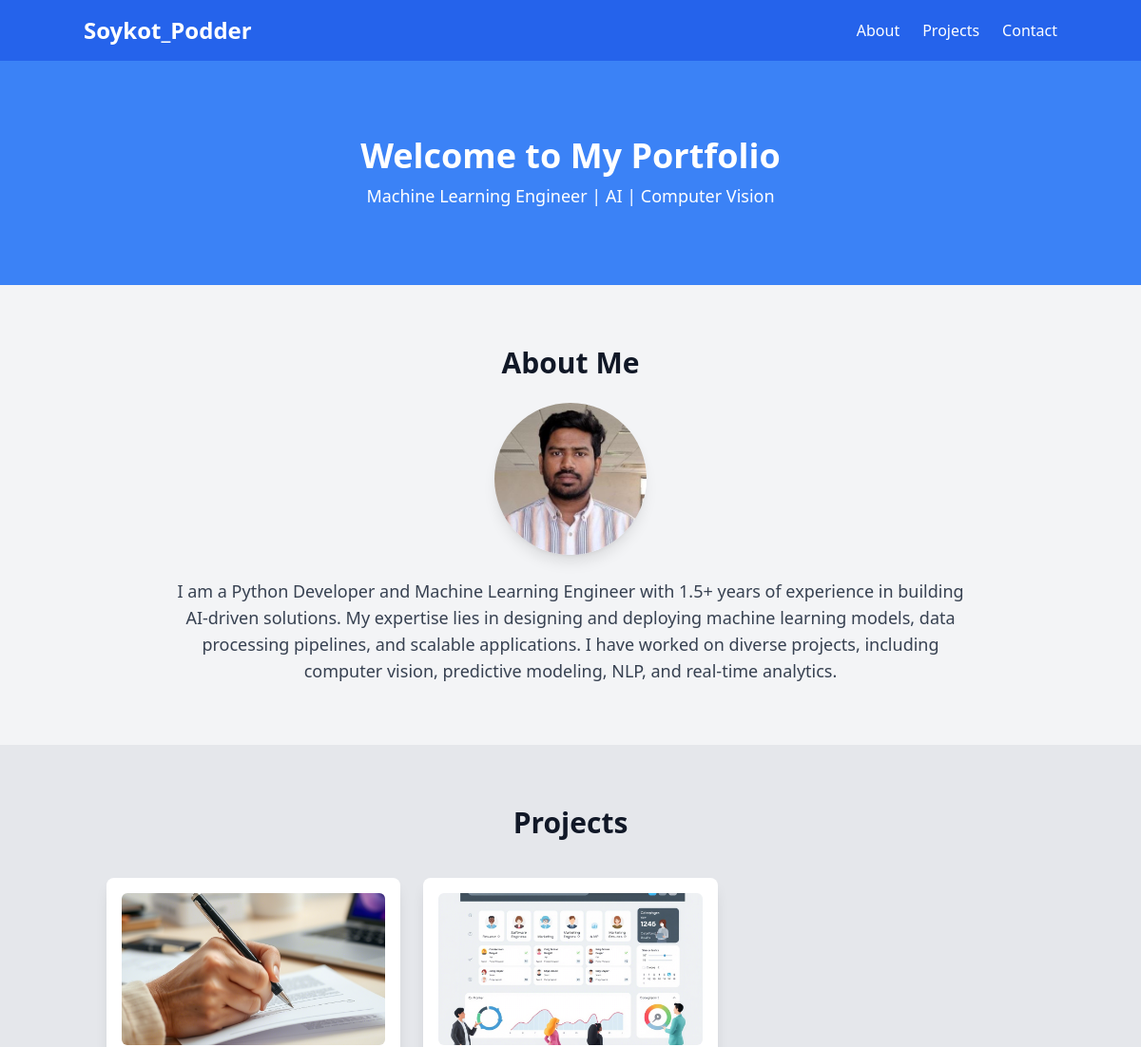
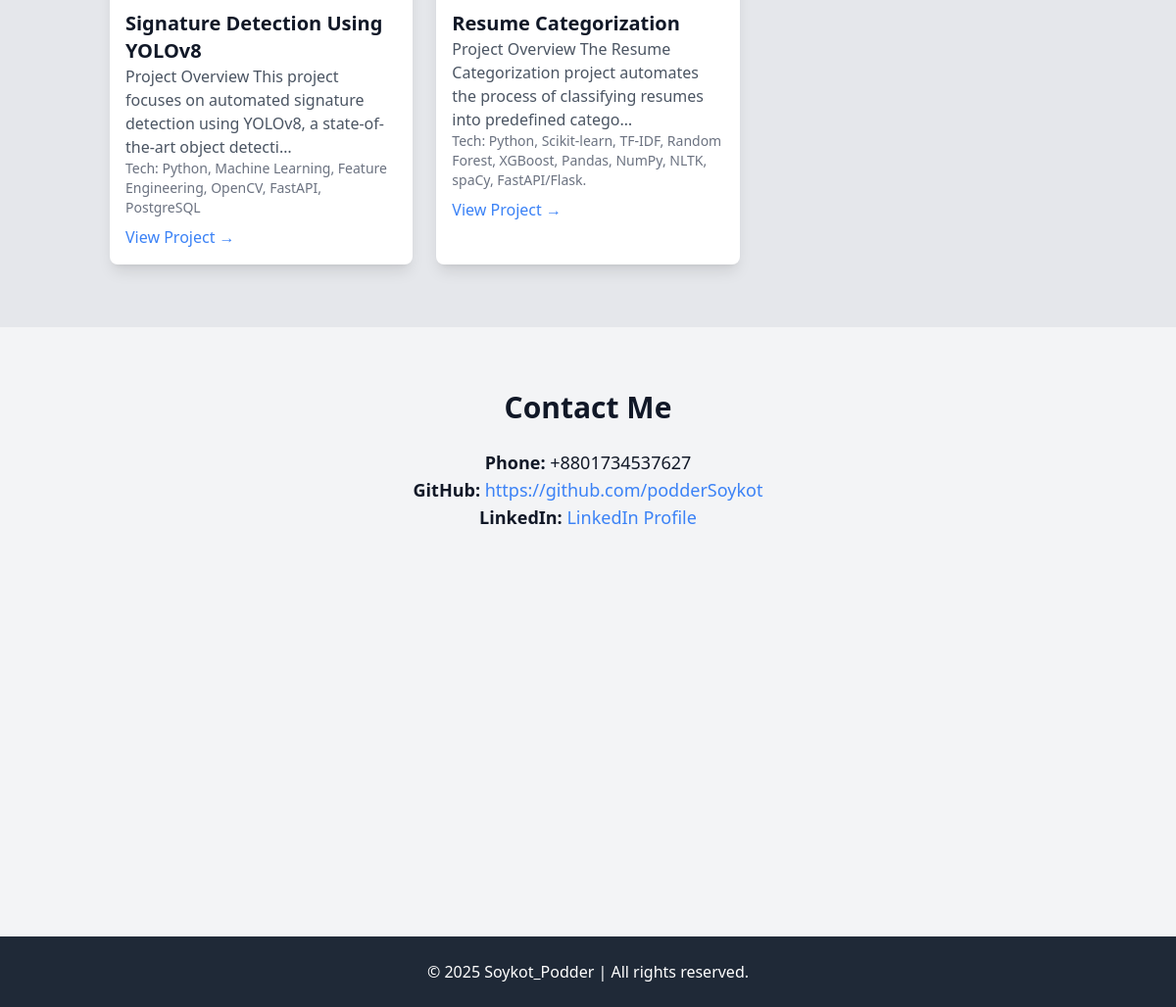
The page / on the database its author committed (2 pictures, top to bottom).
### portfolio/models.py (models this page shows, shortened)
class Portfolio(models.Model):
    user = models.OneToOneField(User, on_delete=models.CASCADE)
    bio = models.TextField()
    profile_picture = models.ImageField(upload_to='profile_pics/', blank=True, null=True)
    github = models.URLField(blank=True, null=True)
    linkedin = models.URLField(blank=True, null=True)

class Project(models.Model):
    portfolio = models.ForeignKey(Portfolio, on_delete=models.CASCADE, related_name='projects')
    title = models.CharField(max_length=255)
    description = models.TextField()
    technologies = models.CharField(max_length=255)
    project_link = models.URLField(blank=True, null=True)
    image = models.ImageField(upload_to='project_images/', blank=True, null=True)

### portfolio/views.py (the view)
# urls.py: path('', portfolio_view, name='portfolio'),
def portfolio_view(request):
    portfolio = Portfolio.objects.first()
    return render(request, 'portfolio.html', {'portfolio': portfolio})

### portfolio/templates/portfolio.html (shortened to what this page needs)
{% load static %}
<!DOCTYPE html>
<html lang="en">
<head>
    <script src="https://cdn.tailwindcss.com"></script>
    <link rel="stylesheet" href="https://unpkg.com/aos@2.3.1/dist/aos.css">
</head>
<body class="bg-gray-100 text-gray-900 dark:bg-gray-900 dark:text-white">
    <nav class="bg-blue-600 text-white p-4 shadow-lg" data-aos="fade-down">
        <div class="container mx-auto flex justify-between items-center">
            <h1 class="text-2xl font-bold">{{ portfolio.user.username }}</h1>
            <ul class="flex space-x-6">
                <li><a href="#about" class="hover:text-gray-300">About</a></li>
                <li><a href="#projects" class="hover:text-gray-300">Projects</a></li>
                <li><a href="#contact" class="hover:text-gray-300">Contact</a></li>
            </ul>
        </div>
    </nav>
    <header class="text-center py-20 bg-blue-500 text-white" data-aos="zoom-in">
        <h2 class="text-4xl font-bold">Welcome to My Portfolio</h2>
        <p class="text-lg mt-2">Machine Learning Engineer | AI | Computer Vision</p>
    </header>
    <section id="about" class="py-16 px-6 max-w-4xl mx-auto text-center" data-aos="fade-up">
        <h2 class="text-3xl font-semibold mb-6">About Me</h2>
        {% if portfolio.profile_picture %}
            <div class="flex justify-center mb-6">
                <img src="{{ portfolio.profile_picture.url }}" alt="Profile Picture" class="w-40 h-40 rounded-full shadow-lg">
            </div>
        {% endif %}
        <p class="text-lg text-gray-700 dark:text-gray-300">
            {{ portfolio.bio }}
        </p>
    </section>
    <section id="projects" class="py-16 bg-gray-200 dark:bg-gray-800" data-aos="fade-up">
        <div class="container mx-auto">
            <h2 class="text-3xl font-semibold text-center mb-10">Projects</h2>
            <div class="grid md:grid-cols-2 lg:grid-cols-3 gap-6 px-6">
                {% for project in portfolio.projects.all %}
                    <div class="bg-white dark:bg-gray-700 p-4 rounded-lg shadow-lg hover:shadow-xl transition duration-300 transform hover:scale-105" data-aos="flip-left">
                        {% if project.image %}
                            <img src="{{ project.image.url }}" alt="{{ project.title }}" class="w-full h-40 object-cover rounded-md">
                        {% endif %}
                        <h3 class="text-xl font-bold mt-3">{{ project.title }}</h3>
                        <p class="text-gray-600 dark:text-gray-300">{{ project.description|truncatechars:120 }}</p>
                        <p class="text-sm text-gray-500 dark:text-gray-400">Tech: {{ project.technologies }}</p>
                        {% if project.project_link %}
                            <a href="{{ project.project_link }}" class="text-blue-500 mt-2 inline-block hover:underline">View Project →</a>
                        {% endif %}
                    </div>
                {% endfor %}
            </div>
        </div>
    </section>
    <section id="contact" class="py-16 px-6 max-w-lg mx-auto text-center" data-aos="fade-up">
        <h2 class="text-3xl font-semibold mb-6">Contact Me</h2>
        <div class="text-lg">
            <p><strong>Phone:</strong> +8801734537627</p>
            {% if portfolio.github %}
                <p><strong>GitHub:</strong> <a href="{{ portfolio.github }}" class="text-blue-500 hover:underline" target="_blank">{{ portfolio.github }}</a></p>
            {% endif %}
            {% if portfolio.linkedin %}
                <p><strong>LinkedIn:</strong> <a href="{{ portfolio.linkedin }}" class="text-blue-500 hover:underline" target="_blank">LinkedIn Profile</a></p>
            {% endif %}
        </div>
        <div class="mt-6 p-6 bg-white dark:bg-gray-800 rounded-lg shadow-lg" data-aos="flip-right">
            <h4 class="text-xl font-semibold mb-4">Send me a Message</h4>
            <form id="emailForm" class="space-y-4">
                <input type="text" id="subject" placeholder="Subject" class="w-full p-2 border rounded-md" required>
                <textarea id="body" rows="4" placeholder="Your message..." class="w-full p-2 border rounded-md" required></textarea>
                <button type="submit" class="w-full bg-blue-500 text-white py-2 rounded-md hover:bg-blue-600 transition duration-300">Send Email</button>
            </form>
        </div>
    </section>
    <footer class="text-center py-6 bg-gray-800 text-white" data-aos="fade-up">
        <p>&copy; 2025 {{ portfolio.user.username }} | All rights reserved.</p>
    </footer>
</body>
</html>

### portfolio/templates/portfolio.html (style rules this page uses)
html { scroll-behavior: smooth; }

### rows shown on the page
Portfolio: user.username "Soykot_Podder", profile_picture (picture), bio "I am a Python Developer and Machine Learning Engineer with 1.5+ years of experience in building AI-driven solutions. My expertise lies in designing and deploying machine learning models, data processing pipelines, and scalable applications. I have worked on diverse projects, including computer vision, predictive modeling, NLP, and real-time analytics.", github "https://github.com/podderSoykot"
Project: image (picture), title "Signature Detection Using YOLOv8", description "Project Overview This project focuses on automated signature detection using YOLOv8, a state-of-the-art object detecti…", technologies "Python, Machine Learning, Feature Engineering, OpenCV, FastAPI, PostgreSQL"
Project: image (picture), title "Resume Categorization", description "Project Overview The Resume Categorization project automates the process of classifying resumes into predefined catego…", technologies "Python, Scikit-learn, TF-IDF, Random Forest, XGBoost, Pandas, NumPy, NLTK, spaCy, FastAPI/Flask."
